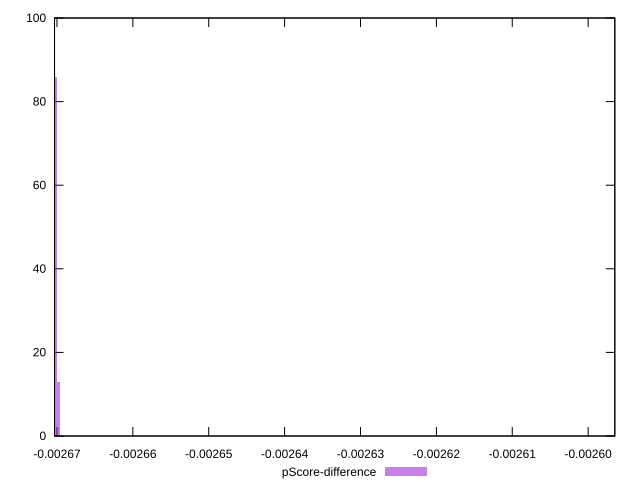

Source code (gnuplot):
reset

$pScoreDifference <<EOF
-0.002596424816689158 1
-0.0026701605742765716 86
-0.00266980436288726 13
EOF

set key outside below
set boxwidth 3.562113893111755e-7
set xrange [-0.002670320694342712:-0.0025964823167927836]
set yrange [0:100]
set trange [0:100]
set style fill transparent solid 0.5 noborder
set terminal svg size 640, 490 enhanced background rgb 'white'
set output "report_00026_2021-02-22T21:38:55.199Z/uses-long-cache-ttl/samples/pages+cached+noadtech+nomedia/pScore-difference/histogram.svg"

plot $pScoreDifference title "pScore-difference" with boxes

reset
